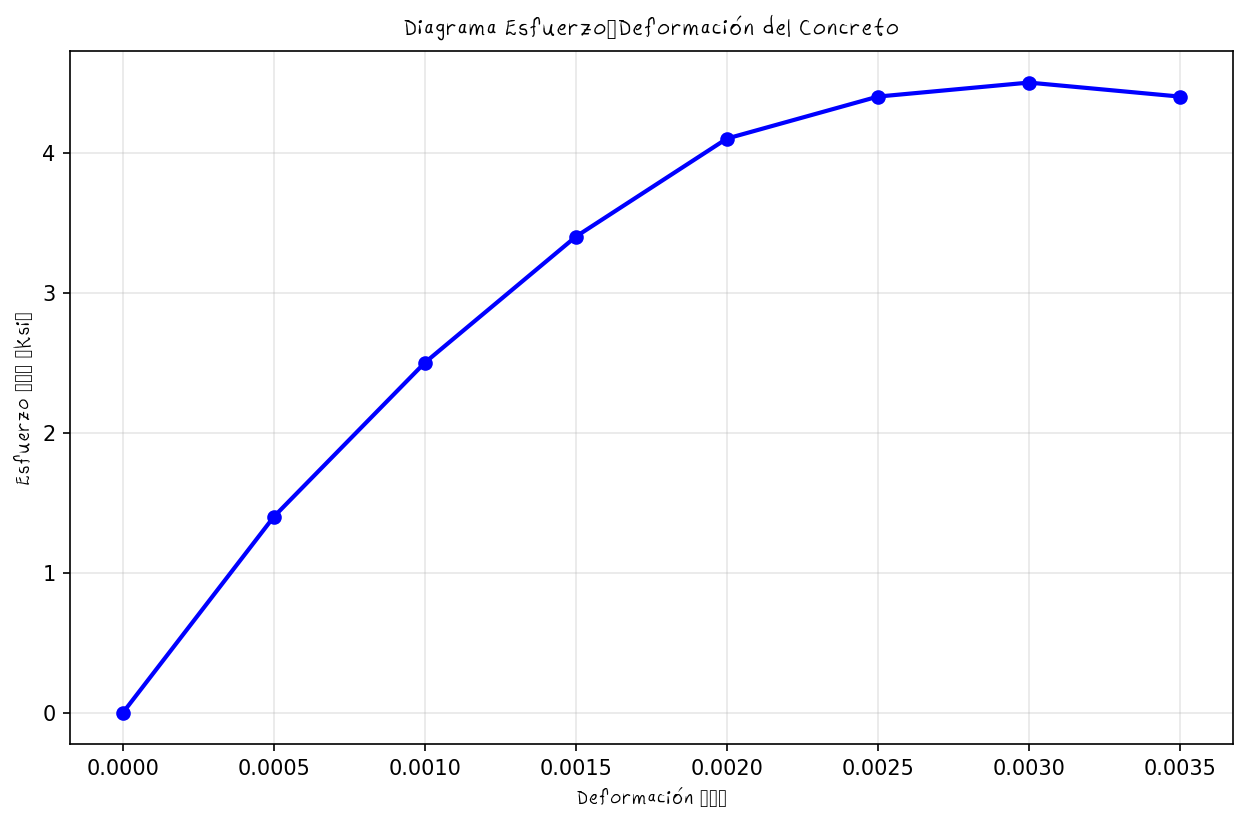

Python code for this plot:
#!/usr/bin/env python3
"""
Diagnóstico: ¿Por qué no funciona handwritten ahora?
"""

import matplotlib.pyplot as plt
import matplotlib.font_manager as fm
from pathlib import Path
import sys

# Add src to path
sys.path.insert(0, str(Path(__file__).parent / 'src'))

def test_current_handwritten_behavior():
    """Reproduce exactamente el comportamiento actual de handwritten"""
    
    print("=== DIAGNÓSTICO DEL PROBLEMA HANDWRITTEN ===")
    
    # 1. Verificar archivos de fuente
    print("\n1. VERIFICANDO ARCHIVOS DE FUENTE:")
    package_root = Path(__file__).parent / 'src' / 'ePy_docs'
    font_file = package_root / 'config' / 'assets' / 'fonts' / 'C2024_anm_font_regular.otf'
    
    print(f"Archivo de fuente: {font_file}")
    print(f"Existe: {'✅ SÍ' if font_file.exists() else '❌ NO'}")
    if font_file.exists():
        print(f"Tamaño: {font_file.stat().st_size} bytes")
    
    # 2. Verificar configuración
    print("\n2. VERIFICANDO CONFIGURACIÓN:")
    try:
        from ePy_docs.core._config import get_config_section
        
        # Layout handwritten
        try:
            handwritten_config = get_config_section('handwritten')
            print(f"Configuración handwritten encontrada: {bool(handwritten_config)}")
            font_family = handwritten_config.get('font_family')
            print(f"Font family en handwritten: {font_family}")
        except Exception as e:
            print(f"❌ Error leyendo config handwritten: {e}")
        
        # Familias de fuentes
        format_config = get_config_section('format')
        font_families = format_config.get('font_families', {})
        handwritten_personal = font_families.get('handwritten_personal', {})
        
        print(f"Configuración handwritten_personal:")
        print(f"  - primary: {handwritten_personal.get('primary')}")
        print(f"  - font_file_template: {handwritten_personal.get('font_file_template')}")
        
    except Exception as e:
        print(f"❌ Error leyendo configuración: {e}")
    
    # 3. Test registro manual
    print("\n3. TEST DE REGISTRO MANUAL:")
    
    # Antes del registro
    fonts_before = [f.name for f in fm.fontManager.ttflist if 'C2024' in f.name]
    print(f"Fuentes C2024 antes: {fonts_before}")
    
    # Registro manual directo
    if font_file.exists():
        try:
            fm.fontManager.addfont(str(font_file))
            fonts_after = [f.name for f in fm.fontManager.ttflist if 'C2024' in f.name]
            print(f"Fuentes C2024 después: {fonts_after}")
        except Exception as e:
            print(f"❌ Error registrando fuente: {e}")
    
    # 4. Test ImageProcessor actual
    print("\n4. TEST DEL IMAGEPROCESSOR ACTUAL:")
    try:
        from ePy_docs.core._images import ImageProcessor
        
        processor = ImageProcessor()
        print("ImageProcessor creado ✅")
        
        # Test setup
        result = processor.setup_matplotlib_fonts('handwritten')
        print(f"setup_matplotlib_fonts('handwritten') ejecutado: {result}")
        
        # Verificar fuentes después
        fonts_final = [f.name for f in fm.fontManager.ttflist if 'C2024' in f.name]
        print(f"Fuentes C2024 final: {fonts_final}")
        
    except Exception as e:
        print(f"❌ Error con ImageProcessor: {e}")
        import traceback
        traceback.print_exc()

def create_comparison_plot():
    """Crea un gráfico como los que adjuntaste"""
    
    print("\n5. CREANDO GRÁFICO DE PRUEBA:")
    
    # Datos de ejemplo (como curva esfuerzo-deformación)
    deformation = [0.0000, 0.0005, 0.0010, 0.0015, 0.0020, 0.0025, 0.0030, 0.0035]
    stress_ksi = [0, 1.4, 2.5, 3.4, 4.1, 4.4, 4.5, 4.4]
    
    # Crear figura
    fig, ax = plt.subplots(figsize=(10, 6))
    
    # Intentar usar handwritten
    try:
        from ePy_docs.core._images import ImageProcessor
        processor = ImageProcessor()
        processor.setup_matplotlib_fonts('handwritten')
        
        print("✅ Setup de handwritten ejecutado")
        
        # Crear gráfico con fuente handwritten
        ax.plot(deformation, stress_ksi, 'b-o', linewidth=2, markersize=6)
        ax.set_title('Diagrama Esfuerzo-Deformación del Concreto', 
                    fontfamily='C2024_anm_font', fontsize=14)
        ax.set_xlabel('Deformación (ε)', fontfamily='C2024_anm_font', fontsize=12)
        ax.set_ylabel('Esfuerzo (σ) [ksi]', fontfamily='C2024_anm_font', fontsize=12)
        ax.grid(True, alpha=0.3)
        
        print("✅ Gráfico creado con fuente C2024_anm_font")
        
    except Exception as e:
        print(f"❌ Error creando gráfico: {e}")
        
        # Fallback con fuente por defecto
        ax.plot(deformation, stress_ksi, 'b-o', linewidth=2, markersize=6)
        ax.set_title('Diagrama Esfuerzo-Deformación del Concreto', fontsize=14)
        ax.set_xlabel('Deformación (ε)', fontsize=12)
        ax.set_ylabel('Esfuerzo (σ) [ksi]', fontsize=12)
        ax.grid(True, alpha=0.3)
        
        print("⚠️ Usando fuente por defecto")
    
    # Guardar
    output_file = Path(__file__).parent / 'test_handwritten_debug.png'
    plt.savefig(output_file, dpi=150, bbox_inches='tight')
    print(f"📊 Gráfico guardado en: {output_file}")
    
    plt.show()
    
    return output_file

if __name__ == "__main__":
    test_current_handwritten_behavior()
    create_comparison_plot()
    
    print("\n" + "="*50)
    print("DIAGNÓSTICO COMPLETADO")